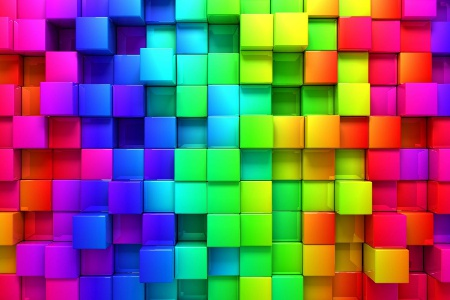
#> input picture Computer Assignment 1/data/colors.jpg, 450 x 300 px, given in place of Q2.avi, which was not available
$ jupyter execute 'Problem 2.ipynb'   (text cells are left out)
#> lines starting #> are read from the running program, lines starting #| are printed output that depends on the picture; after the words box and inside, x2 and y2 are one past the last pixel; in counts of white or black regions, pixels touching at a corner belong together; pictures that were not available may be replaced by others from this repository, and a replacement may not be noted
[cell 1]
import numpy as np
import cv2
import matplotlib .pyplot as plt

[cell 2]
vid = cv2.VideoCapture('./data/Q2.avi')
_, frame1 = vid.read()
#> frame1 is the input picture: shape (300, 450, 3); mean B, G, R 105.7, 100.6, 122.8
_, _ = vid.read()
_, _ = vid.read()
_, frame4 = vid.read()
vid.release()
frame1 = cv2.cvtColor(frame1, cv2.COLOR_BGR2GRAY)
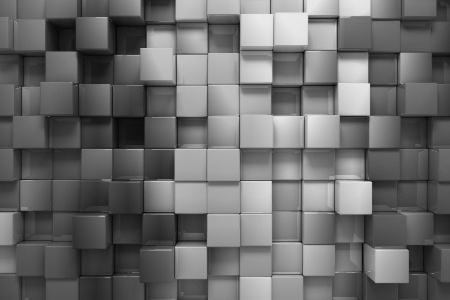
#> frame1: shape (300, 450); min 5, max 234, mean 107.8
frame4 = cv2.cvtColor(frame4, cv2.COLOR_BGR2GRAY)
plt.figure(figsize=(30, 50))
plt.subplot(1, 2, 1)
plt.imshow(frame1, cmap='gray')
plt.xticks([])
plt.yticks([])
plt.xlabel('Frame 1', fontsize=20)
plt.subplot(1, 2, 2)
plt.imshow(frame4, cmap='gray')
plt.xticks([])
plt.yticks([])
plt.xlabel('Frame 4', fontsize=20)
plt.show()
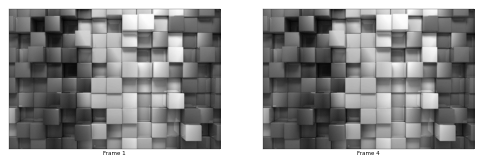
#> figure drawn by matplotlib, 2 panels

[cell 3]
p1 = cv2.goodFeaturesToTrack(frame1, maxCorners = 500, qualityLevel = 0.2, minDistance = 2, useHarrisDetector=True)
#> p1 = 14 rows, first 8: [371, 182], [270, 182], [369, 84], [270, 13], [340, 116], [303, 11], [309, 16], [309, 18]
p4, st, _ = cv2.calcOpticalFlowPyrLK(frame1, frame4, p1, None)
#> p4 has the same summary as p1; st = [1, 1, 1, 1, 1, 1, 1, 1, 1, 1, 1, 1, 1, 1]
matched_points1 = p1[st==1].astype(int)
#> matched_points1 has the same summary as p1
matched_points4 = p4[st==1].astype(int)
#> matched_points4 has the same summary as p1
large_image = np.concatenate((frame1, frame4), axis=1)
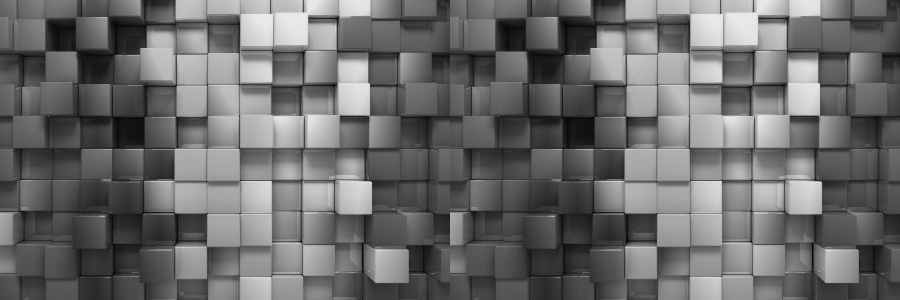
#> large_image: shape (300, 900); min 5, max 234, mean 107.8
matched_points4 = (matched_points4 + np.array([frame1.shape[0], 0])).astype(int)
#> matched_points4 = 14 rows, first 8: [671, 182], [570, 182], [669, 84], [570, 13], [640, 116], [603, 11], [609, 16], [609, 18]
matched_points1 = list(zip(matched_points1[:,0], matched_points1[:,1]))
#> matched_points1 = [(371, 182), (270, 182), (369, 84), (270, 13), (340, 116), (303, 11), (309, 16), (309, 18), (145, 46), (371, 213), (141, 48), (301, 241), (338, 16), (300, 114)]
matched_points4= list(zip(matched_points4[:,0], matched_points4[:,1]))
#> matched_points4 = [(671, 182), (570, 182), (669, 84), (570, 13), (640, 116), (603, 11), (609, 16), (609, 18), (445, 46), (671, 213), (441, 48), (601, 241), (638, 16), (600, 114)]
for matched_point1, matched_point4 in zip(matched_points1, matched_points4):
    cv2.line(large_image, matched_point1, matched_point4, (0, 0, 0), 2)
#> this loop made 14 passes
#> (matched_point1, matched_point4) on passes 1 to 12: ((371, 182), (671, 182)), ((270, 182), (570, 182)), ((369, 84), (669, 84)), ((270, 13), (570, 13)), ((340, 116), (640, 116)), ((303, 11), (603, 11)), ((309, 16), (609, 16)), ((309, 18), (609, 18)), ((145, 46), (445, 46)), ((371, 213), (671, 213)), ((141, 48), (441, 48)), ((301, 241), (601, 241))
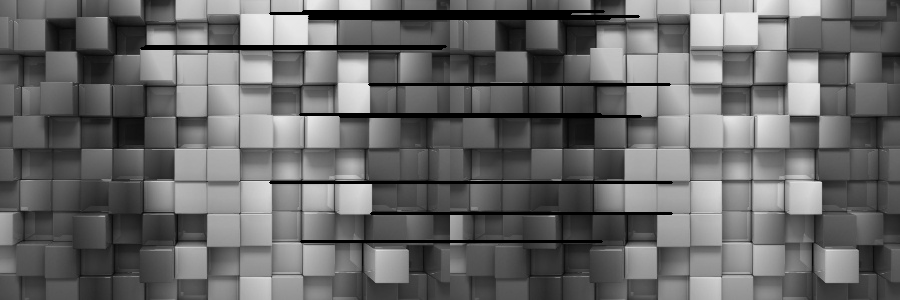
#> large_image: shape (300, 900); 3.75% of pixels changed, all inside (x1, y1, x2, y2) = (140, 10, 673, 243)
plt.figure(figsize=(30, 50))
plt.imshow(large_image, cmap='gray')
plt.xticks([])
plt.yticks([])
plt.xlabel('Matched points', fontsize=20)
plt.show()

[cell 4]
matched_points1 = p1[st==1].astype(int)
#> matched_points1 has the same summary as p1
matched_points4 = p4[st==1].astype(int)
#> matched_points4 has the same summary as p1
matched_points1 = np.vstack((matched_points1.T, np.ones((1, matched_points1.T.shape[1]))))
matched_points4 = np.vstack((matched_points4.T, np.ones((1, matched_points4.T.shape[1]))))
m1 = np.mean(matched_points1[:2], axis=1)
#> m1 = [295.5, 92.86]
max_std1 = max(np.std(matched_points1[:2], axis=1)) + 1e-9
#> max_std1 = 79.3
c1 = np.diag([1 / max_std1, 1 / max_std1, 1])
#> c1 = [[0.0126, 0, 0], [0, 0.0126, 0], [0, 0, 1]]
c1[0][2] = -m1[0] / max_std1
c1[1][2] = -m1[1] / max_std1
mp1_n = np.dot(c1, matched_points1)
m4 = np.mean(matched_points4[:2], axis=1)
#> m4 = [295.5, 92.86]
max_std4 = max(np.std(matched_points4[:2], axis=1)) + 1e-9
#> max_std4 = 79.3
c4 = np.diag([1 / max_std4, 1 / max_std4, 1])
#> c4 = [[0.0126, 0, 0], [0, 0.0126, 0], [0, 0, 1]]
c4[0][2] = -m1[0] / max_std4
c4[1][2] = -m1[1] / max_std4
mp4_n = np.dot(c4, matched_points4)
counts = mp1_n.shape[1]
#> counts = 14
a = np.zeros((2 * counts, 9))
for i in range(counts):
    a[2 * i] = [-mp1_n[0][i], -mp1_n[1][i], -1, 0, 0, 0, mp4_n[0][i] * mp1_n[0][i], mp4_n[0][i] * mp1_n[1][i], mp4_n[0][i]]
    a[2 * i + 1] = [0, 0, 0, -mp1_n[0][i], -mp1_n[1][i], -1, mp4_n[1][i] * mp1_n[0][i], mp4_n[1][i] * mp1_n[1][i], mp4_n[1][i]]
u, s, v = np.linalg.svd(a)
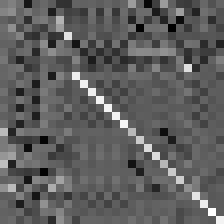
#> u: shape (28, 28) float64 (shown 8 times larger); min -0.54, max 0.922, mean 0.00153; drawn with min black and max white
#> s = [7.68, 6.78, 4.63, 4.01, 3.34, 3.14, 2.08, 1.8, 5.05e-16]
homo_mat = v[8].reshape((3, 3))
#> homo_mat = [[-0.577, -2.78e-16, 1.11e-16], [2.78e-16, -0.577, -2.78e-17], [-3.33e-16, -4.86e-17, -0.577]]
homo_mat = np.dot(np.linalg.inv(c4), np.dot(homo_mat, c1))
#> homo_mat = [[-0.577, -4.59e-16, 3.7e-13], [-1.12e-16, -0.577, 7.23e-14], [-4.2e-18, -6.13e-19, -0.577]]
homo_mat = homo_mat / homo_mat[2, 2]
#> homo_mat = [[1, 7.94e-16, -6.42e-13], [1.95e-16, 1, -1.25e-13], [7.27e-18, 1.06e-18, 1]]
frame4_warp = cv2.warpPerspective(frame4, homo_mat, frame4.T.shape)
plt.figure(figsize=(30, 50))
plt.subplot(1, 3, 1)
plt.imshow(frame1, cmap='gray')
plt.xticks([])
plt.yticks([])
plt.xlabel('Frame 1', fontsize=20)
plt.subplot(1, 3, 2)
plt.imshow(frame4, cmap='gray')
plt.xticks([])
plt.yticks([])
plt.xlabel('Frame 4', fontsize=20)
plt.subplot(1, 3, 3)
plt.imshow(frame4_warp, cmap='gray')
plt.xticks([])
plt.yticks([])
plt.xlabel('Frame 4 after homographic correction', fontsize=20)
plt.show()

[cell 5]
background = frame4_warp - frame1
#> background: shape (300, 450); every value is 0
plt.figure(figsize=(30, 50))
plt.xticks([])
plt.yticks([])
plt.xlabel('Detecting moved objects using difference', fontsize=20)
plt.imshow(background, cmap='gray')
plt.show()

[cell 6]
backgroundSubtractor = cv2.createBackgroundSubtractorMOG2(varThreshold=128)
mask = backgroundSubtractor.apply(frame1)
#> mask: shape (300, 450); every value is 127
mask = backgroundSubtractor.apply(frame4_warp)
plt.figure(figsize=(30, 50))
plt.xticks([])
plt.yticks([])
plt.xlabel('Detecting moved objects using MOG', fontsize=20)
plt.imshow(mask, cmap='gray')
plt.show()
